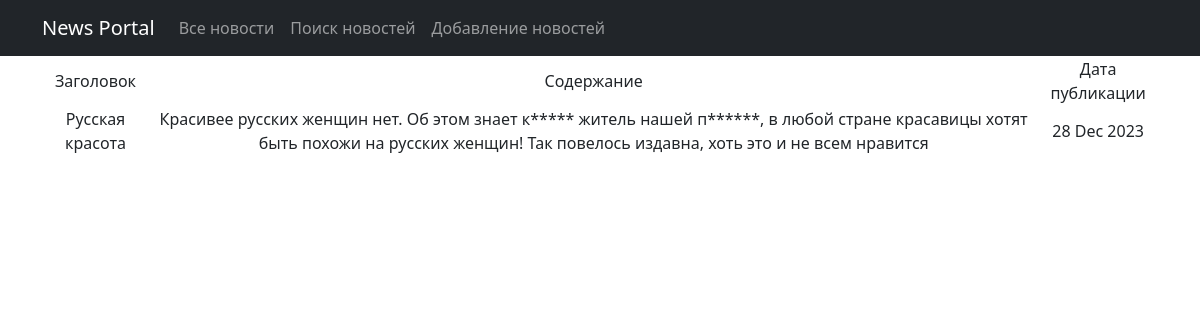
The page /news/1/ on the database its author committed.
### news/models.py (models this page shows, shortened)
class Post(models.Model):
    news = 'NE'
    article = 'AR'
    POST_TYPES = [
        (news, "Новость"),
        (article, 'Статья'),
    ]
    post_time = models.DateTimeField(auto_now_add=True, verbose_name="Дата создания")
    title = models.CharField(max_length=255, verbose_name="Заголовок")
    text = models.TextField()
    post_type = models.CharField(max_length=2, choices=POST_TYPES, default=news, verbose_name="Вид поста")
    author = models.ForeignKey(Author, on_delete=models.CASCADE, verbose_name="Автор")
    post_update = models.DateTimeField(auto_now=True, verbose_name="Дата изменения")
    rating = models.IntegerField(default=0)
    category = models.ManyToManyField(Category, through='PostCategory')

### news/views.py (the view)
# urls.py: path('<int:pk>/', NewsDetail.as_view(), name='post_detail'),
class NewsDetail(DetailView):
    model = Post
    template_name = 'post_detail.html'
    context_object_name = 'post'

### news/templatetags/custom_filters.py (called while the page is built)
@register.filter()
def censor(value):
    for word in sensor_list:
        value = value.replace(word[1:], '*' * len(word[1:]))
    return value

### templates/post_detail.html
{% extends "default.html" %}
{% load custom_filters %}
{% block content %}
{% if post %}
<table>
    <tr>
        <td>Заголовок</td>
        <td>Содержание</td>
        <td>Дата публикации</td>
    </tr>
    <tr>
        <td>{{ post.title }}</td>
        <td>{{ post.text|censor }}</td>
        <td>{{ post.post_time|date:'d M Y' }}</td>
    </tr>
</table>
{% else %}
<h3>Публикаций нет!</h3>
{% endif %}
{% endblock content %}

### rows shown on the page
Post: title "Русская красота", text|censor "Красивее русских женщин нет. Об этом знает к***** житель нашей п******, в любой стране красавицы хотят быть похожи на русских женщин! Так повелось издавна, хоть это и не всем нравится", post_time "28 Dec 2023"
